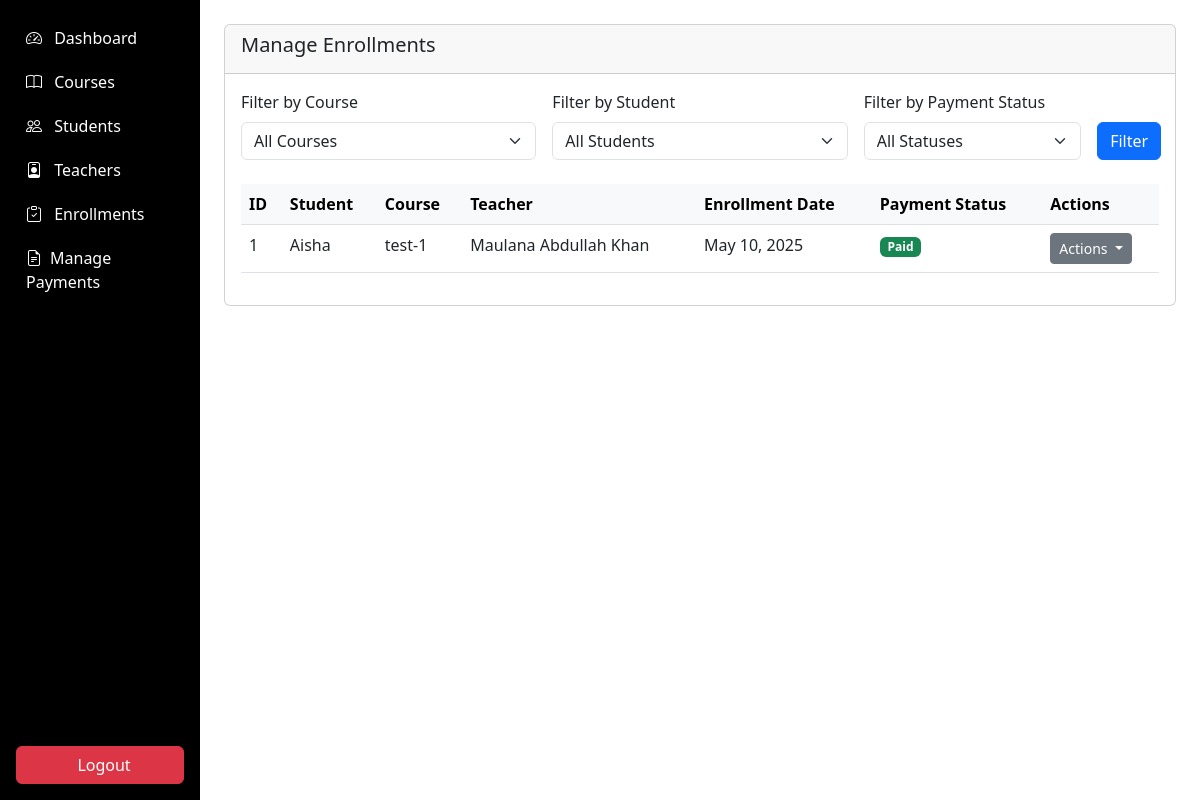
The app's page /admin/enrollments/manage_enrollments.php (signed in) with its own data.
### tables this page shows
CREATE TABLE `enrollments` (
  `enrollment_id` int(11) NOT NULL,
  `student_id` int(11) NOT NULL,
  `course_id` int(11) NOT NULL,
  `enrollment_date` timestamp NOT NULL DEFAULT current_timestamp(),
  `completion_status` enum('not_started','in_progress','completed') DEFAULT 'not_started',
  `payment_status` enum('pending','paid','failed') DEFAULT 'pending',
  `transaction_id` varchar(100) DEFAULT NULL
);

CREATE TABLE `students` (
  `student_id` int(11) NOT NULL,
  `user_id` int(11) NOT NULL,
  `full_name` varchar(100) NOT NULL,
  `address` text DEFAULT NULL,
  `contact_number` varchar(20) DEFAULT NULL,
  `parent_name` varchar(100) DEFAULT NULL,
  `parent_contact` varchar(20) DEFAULT NULL,
  `previous_education` text DEFAULT NULL,
  `profile_image` varchar(255) DEFAULT NULL
);

CREATE TABLE `courses` (
  `course_id` int(11) NOT NULL,
  `title` varchar(100) NOT NULL,
  `description` text DEFAULT NULL,
  `image_url` varchar(255) DEFAULT NULL,
  `teacher_id` int(11) DEFAULT NULL,
  `duration` varchar(50) DEFAULT NULL,
  `price` decimal(10,2) DEFAULT NULL,
  `is_featured` tinyint(1) DEFAULT 0,
  `created_at` timestamp NOT NULL DEFAULT current_timestamp(),
  `updated_at` timestamp NOT NULL DEFAULT current_timestamp() ON UPDATE current_timestamp()
);

CREATE TABLE `teachers` (
  `teacher_id` int(11) NOT NULL,
  `user_id` int(11) NOT NULL,
  `full_name` varchar(100) NOT NULL,
  `specialization` varchar(100) DEFAULT NULL,
  `bio` text DEFAULT NULL,
  `qualifications` text DEFAULT NULL,
  `contact_number` varchar(20) DEFAULT NULL,
  `profile_image` varchar(255) DEFAULT NULL
);

### admin/enrollments/manage_enrollments.php (the view, shortened to what this page needs)
<?php
require_once '../../includes/auth.php';
$query = "
    SELECT e.*,
           s.full_name as student_name,
           c.title as course_title,
           t.full_name as teacher_name
    FROM enrollments e
    JOIN students s ON e.student_id = s.student_id
    JOIN courses c ON e.course_id = c.course_id
    LEFT JOIN teachers t ON c.teacher_id = t.teacher_id
    WHERE 1=1
";
$params = [];
$query .= " ORDER BY e.enrollment_date DESC";
$stmt = $db->prepare($query);
$stmt->execute($params);
$enrollments = $stmt->fetchAll();
?>
<!DOCTYPE html>
<html lang="en">
<head>
</head>
<body>
   <div class="container-fluid">
  <div class="row">
    <nav class="col-md-2 d-none d-md-block p-0 bg-dark sidebar" id="sidebar">
      <?php include '../includes/sidebar.php'; ?>
    </nav>
        <main class="col-md-10 ms-sm-auto p-4">
            <div>
                <div class="card mb-4">
                    <div class="card-header">
                        <h5 class="card-title">Manage Enrollments</h5>
                    </div>
                    <div class="card-body">
                        <form method="GET" class="mb-4">
                            <div class="row g-3">
                                <div class="col-md-4">
                                    <label for="course" class="form-label">Filter by Course</label>
                                    <select class="form-select" id="course" name="course">
                                        <option value="">All Courses</option>
                                    </select>
                                </div>
                                <div class="col-md-4">
                                    <label for="student" class="form-label">Filter by Student</label>
                                    <select class="form-select" id="student" name="student">
                                        <option value="">All Students</option>
                                    </select>
                                </div>
                                <div class="col-md-3">
                                    <label for="status" class="form-label">Filter by Payment Status</label>
                                    <select class="form-select" id="status" name="status">
                                        <option value="">All Statuses</option>
                                    </select>
                                </div>
                                <div class="col-md-1 d-flex align-items-end">
                                    <button type="submit" class="btn btn-primary">Filter</button>
                                </div>
                            </div>
                        </form>
                        <div class="table-responsive">
                            <table class="table table-hover">
                                <thead class="table-light">
                                    <tr>
                                        <th>ID</th>
                                        <th>Student</th>
                                        <th>Course</th>
                                        <th>Teacher</th>
                                        <th>Enrollment Date</th>
                                        <th>Payment Status</th>
                                        <th>Actions</th>
                                    </tr>
                                </thead>
                                <tbody>
                                    <?php foreach ($enrollments as $enrollment): ?>
                                    <tr>
                                        <td><?= $enrollment['enrollment_id'] ?></td>
                                        <td><?= htmlspecialchars($enrollment['student_name']) ?></td>
                                        <td><?= htmlspecialchars($enrollment['course_title']) ?></td>
                                        <td><?= htmlspecialchars($enrollment['teacher_name'] ?? 'N/A') ?></td>
                                        <td><?= date('M d, Y', strtotime($enrollment['enrollment_date'])) ?></td>
                                        <td>
                                            <span class="badge bg-<?=
                                                $enrollment['payment_status'] === 'paid' ? 'success' :
                                                ($enrollment['payment_status'] === 'failed' ? 'danger' : 'warning')
                                            ?>">
                                                <?= ucfirst($enrollment['payment_status']) ?>
                                            </span>
                                        </td>
                                        <td>
                                            <div class="dropdown">
                                                <button class="btn btn-sm btn-secondary dropdown-toggle" type="button" data-bs-toggle="dropdown">
                                                    Actions
                                                </button>
                                            </div>
                                        </td>
                                    </tr>
                                    <?php endforeach; ?>
                                </tbody>
                            </table>
                        </div>
                    </div>
                </div>
            </div>
                                    </main>
        </div>
    </div>
</body>
</html>

### admin/includes/sidebar.php (style rules this page uses)
.sidebar { background-color:black; }

### records on screen
enrollments: enrollment_id "1", student.full_name "Aisha", course.title "test-1", teachers.full_name "Maulana Abdullah Khan", enrollment_date "May 10, 2025", payment_status "Paid"
